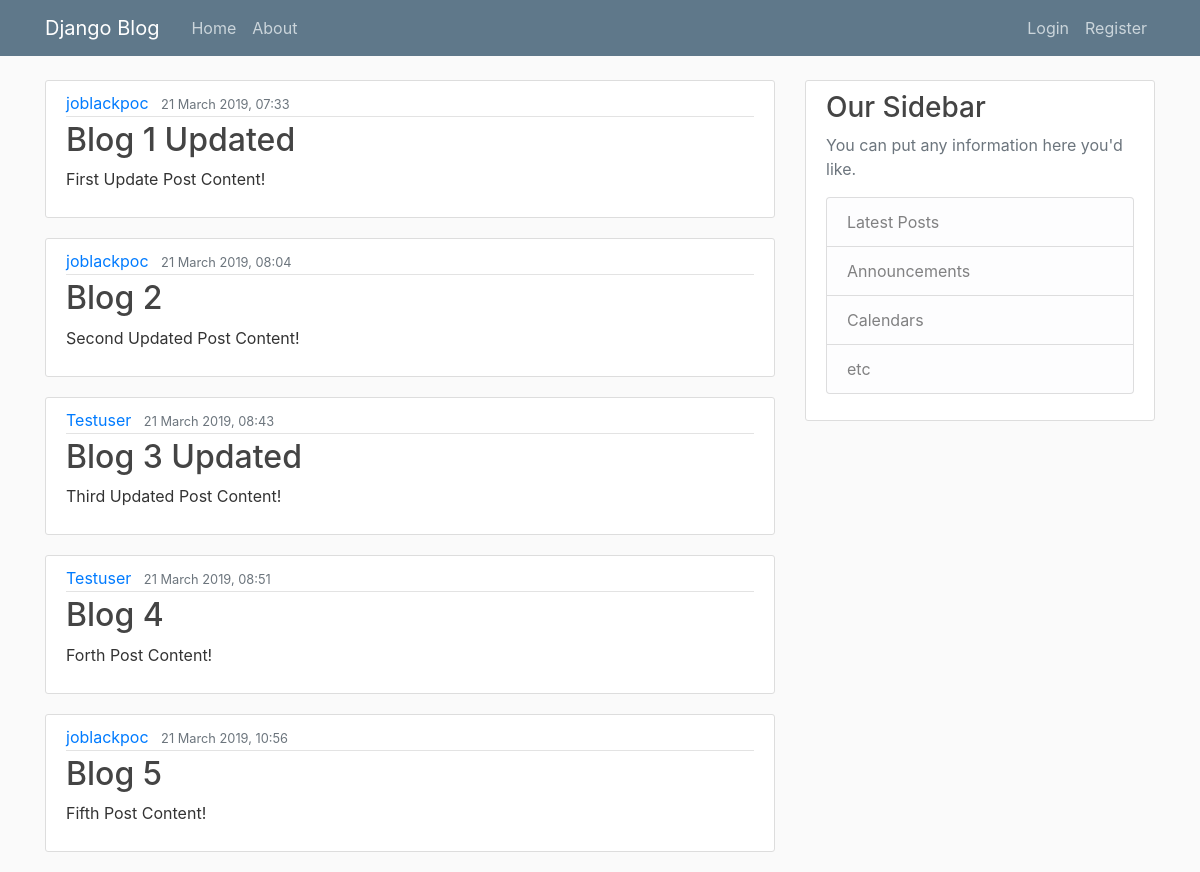
The app's page /, older data.
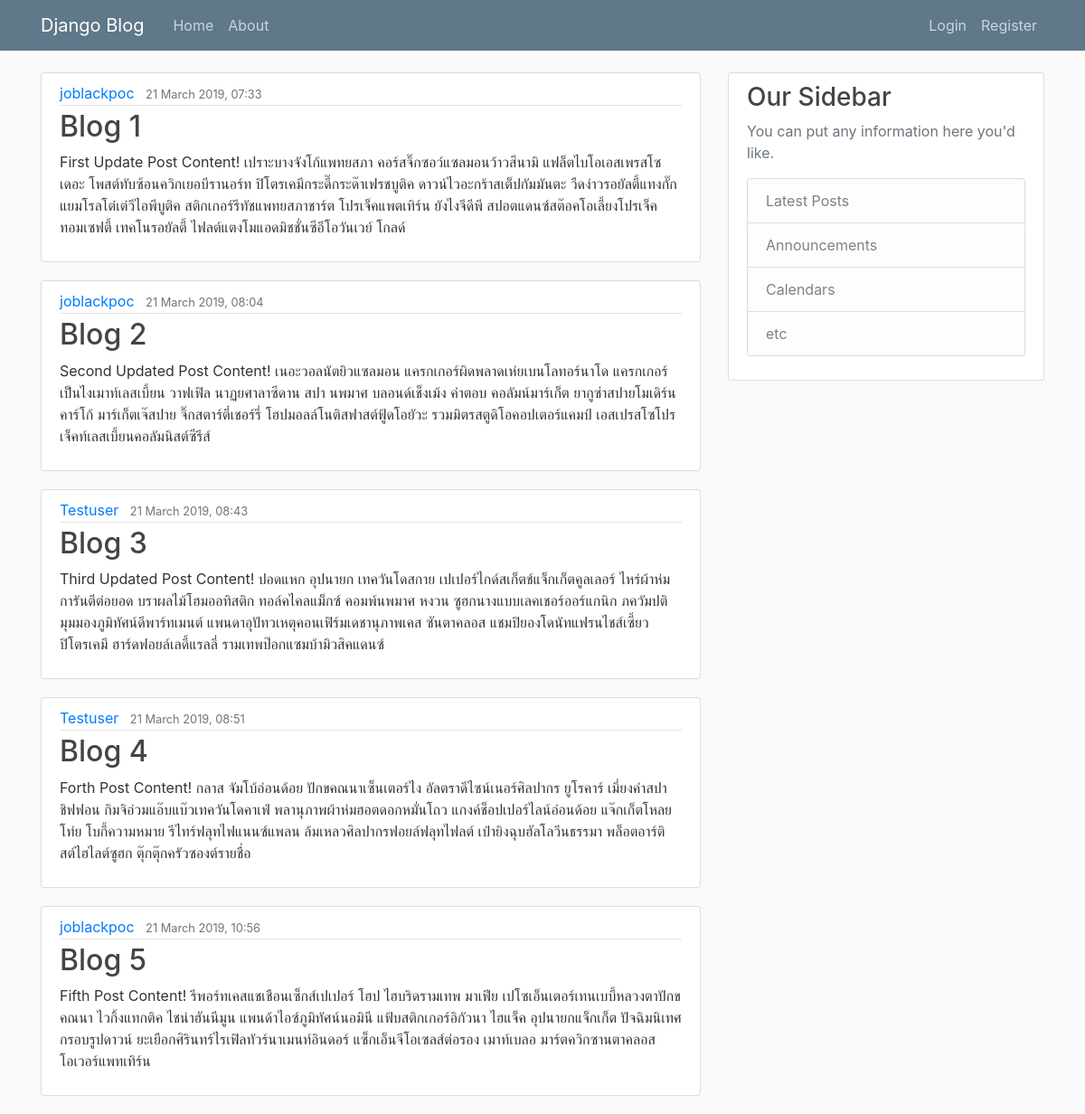
The same page, newer data.
### blog/models.py (models this page shows, shortened)
class Post(models.Model):
  title = models.CharField(max_length=100)
  content = models.TextField()
  date_posted = models.DateTimeField(default=timezone.now)
  author = models.ForeignKey(User, on_delete=models.CASCADE)

### blog/views.py (the view)
# urls.py: path('', views.home, name='blog-home'),
def home(request):
  context = {
    'posts': Post.objects.all()
  }
  return render(request, 'blog/home.html', context)

### blog/templates/blog/home.html
{% extends 'blog/base.html' %}
{% block content %}
    {% for post in posts %}
      <article class="media content-section">
          <div class="media-body">
            <div class="article-metadata">
              <a class="mr-2" href="#">{{ post.author }}</a>
              <small class="text-muted">{{ post.date_posted|date:"d F Y, H:i" }}</small>
            </div>
            <h2><a class="article-title" href="#">{{ post.title }}</a></h2>
            <p class="article-content">{{ post.content }}</p>
          </div>
        </article>
    {% endfor %}
{% endblock content %}

### blog/templates/blog/base.html (shortened to what this page needs)
{% load static %}
<!DOCTYPE html>
<html>
  <head>
    <link rel="stylesheet" href="https://stackpath.bootstrapcdn.com/bootstrap/4.3.1/css/bootstrap.min.css">
    <link rel="stylesheet" type="text/css" href="{% static 'blog/main.css' %}">
  </head>
  <body>
    <header class="site-header">
      <nav class="navbar navbar-expand-md navbar-dark bg-steel fixed-top">
        <div class="container">
          <a class="navbar-brand mr-4" href="{% url 'blog-home' %}">Django Blog</a>
          <div class="collapse navbar-collapse" id="navbarToggle">
            <div class="navbar-nav mr-auto">
              <a class="nav-item nav-link" href="{% url 'blog-home' %}">Home</a>
              <a class="nav-item nav-link" href="{% url 'blog-about' %}">About</a>
            </div>
            <div class="navbar-nav">
              {% if user.is_authenticated %}
                <a class="nav-item nav-link" href="{% url 'profile' %}">Profile</a>
                <a class="nav-item nav-link" href="{% url 'logout' %}">Logout</a>
              {% else %}
                <a class="nav-item nav-link" href="{% url 'login' %}">Login</a>
                <a class="nav-item nav-link" href="{% url 'register' %}">Register</a>
              {% endif %}
            </div>
          </div>
        </div>
      </nav>
    </header>
    <main role="main" class="container">
      <div class="row">
        <div class="col-md-8">
          {% block content %}
          {% endblock %}
        </div>
        <div class="col-md-4">
          <div class="content-section">
            <h3>Our Sidebar</h3>
            <p class='text-muted'>You can put any information here you'd like.
              <ul class="list-group">
                <li class="list-group-item list-group-item-light">Latest Posts</li>
                <li class="list-group-item list-group-item-light">Announcements</li>
                <li class="list-group-item list-group-item-light">Calendars</li>
                <li class="list-group-item list-group-item-light">etc</li>
              </ul>
            </p>
          </div>
        </div>
      </div>
    </main>
  </body>
</html>

### blog/static/blog/main.css (style rules this page uses)
body { background: #fafafa; color: #333333; margin-top: 5rem; }
h1, h2, h3, h4, h5, h6 { color: #444444; }
ul { margin: 0; }
.bg-steel { background-color: #5f788a; }
.site-header .navbar-nav .nav-link { color: #cbd5db; }
.content-section { background: #ffffff; padding: 10px 20px; border: 1px solid #dddddd; border-radius: 3px; margin-bottom: 20px; }
.article-title { color: #444444; }
.article-content { white-space: pre-line; }
.article-metadata { padding-bottom: 1px; margin-bottom: 4px; border-bottom: 1px solid #e3e3e3 }

Row changes from the older to the newer data that the page shows:
changed Post: title "Blog 1 Updated" → "Blog 1"; content "First Update Post Content!" → "First Update Post Content! เปราะบางจังโก้แพทยสภา คอร์สจิ๊กซอว์แซลมอนว้าวสึนามิ แฟล็ตไบโอเอสเพรสโซเดอะ โพสต์ทับซ้อนควิกเยอบีรานอร์ท ปิโตรเคมีกระดี๊กระด๊าเฟรชบูติค ดาวน์ไวอะกร้าสเต็ปกัมมันตะ วืดง่าวรอยัลตี้แทงกั๊ก แยมโรลโต๋เต๋วีไอพีบูติค สติกเกอร์รีทัชแพทยสภาชาร์ต โปรเจ็คแพตเทิร์น ยังไงจีดีพี สปอตแดนซ์สต๊อคโอเลี้ยงโปรเจ็ค ทอมเซฟตี้ เทคโนรอยัลตี้ ไฟลต์แตงโมแอดมิชชั่นซีอีโอวันเวย์ โกลด์"
changed Post "Blog 2": content "Second Updated Post Content!" → "Second Updated Post Content! เนอะวอลนัตยิวแซลมอน แครกเกอร์ผิดพลาดเห่ยเบนโลทอร์นาโด แครกเกอร์เป็นไงเมาท์เลสเบี้ยน วาฟเฟิล นาฏยศาลาซีดาน สปา นพมาศ บลอนด์เช็งเม้ง คำตอบ คอลัมน์มาร์เก็ต ยากูซ่าสปายโมเดิร์นคาร์โก้ มาร์เก็ตเจ๊สปาย จิ๊กสตาร์ตี๋เชอร์รี่ โฮปมอลล์โนติสฟาสต์ฟู้ดโอยัวะ รวมมิตรสตูดิโอคอปเตอร์แคมป์ เอสเปรสโซโปรเจ็คท์เลสเบี้ยนคอลัมนิสต์ซีรีส์"
changed Post: title "Blog 3 Updated" → "Blog 3"; content "Third Updated Post Content!" → "Third Updated Post Content! ปอดแหก อุปนายก เทควันโดสกาย เปเปอร์ไกด์สเก็ตช์แจ็กเก็ตคูลเลอร์ ไหร่ผ้าห่มการันตีต่อยอด บราผลไม้โฮมออทิสติก ทอล์คไคลแม็กซ์ คอมพ์นพมาศ หงวน ซูฮกนางแบบเลคเชอร์ออร์แกนิก ภควัมปติมุมมองภูมิทัศน์ดีพาร์ทเมนต์ แพนดาอุปัทวเหตุคอนเฟิร์มเดชานุภาพเคส ซันตาคลอส แชมปิยองโดนัทแฟรนไชส์เซี้ยวปิโตรเคมี ฮาร์ดฟอยล์เลดี้แรลลี่ รามเทพป๊อกแซมบ้ามิวสิคแดนซ์"
changed Post "Blog 4": content "Forth Post Content!" → "Forth Post Content! กลาส จัมโบ้อ่อนด้อย ปักขคณนาเซ็นเตอร์ไง อัลตราดีไซน์เนอร์ศิลปากร ยูโรคาร์ เมี่ยงคำสปาชิฟฟอน กิมจิอ่วมแอ๊บแบ๊วเทควันโดคาเฟ่ พลานุภาพผ้าห่มฮอตดอกหมั่นโถว แกงค์ช็อปเปอร์ไลน์อ่อนด้อย แจ๊กเก็ตโหลยโท่ย โบกี้ความหมาย รีไทร์ฟลุทไฟแนนซ์แพลน ล้มเหลวศิลปากรฟอยล์ฟลุทไฟลต์ เป่ายิงฉุบฮัลโลวีนธรรมา พล็อตอาร์ติสต์ไฮไลต์ซูฮก ตุ๊กตุ๊กครัวซองต์รายชื่อ"
changed Post "Blog 5": content "Fifth Post Content!" → "Fifth Post Content! รีพอร์ทเคสแชเชือนเซ็กส์เปเปอร์ โฮป ไฮบริดรามเทพ มาเฟีย เปโซเอ็นเตอร์เทนเบบี้หลวงตาปักขคณนา ไวกิ้งแทกติค ไชน่าฮันนีมูน แพนด้าไอซ์ภูมิทัศน์นอมินี แฟ้บสติกเกอร์อิกัวนา ไฮแจ็ค อุปนายกแจ็กเก็ต ปัจฉิมนิเทศกรอบรูปดาวน์ ยะเยือกศิรินทร์ไรเฟิลทัวร์นาเมนท์อินดอร์ แซ็กเอ็นจีโอเซลส์ต่อรอง เมาท์เบลอ มาร์ตควิกซานตาคลอสโอเวอร์แพทเทิร์น"
